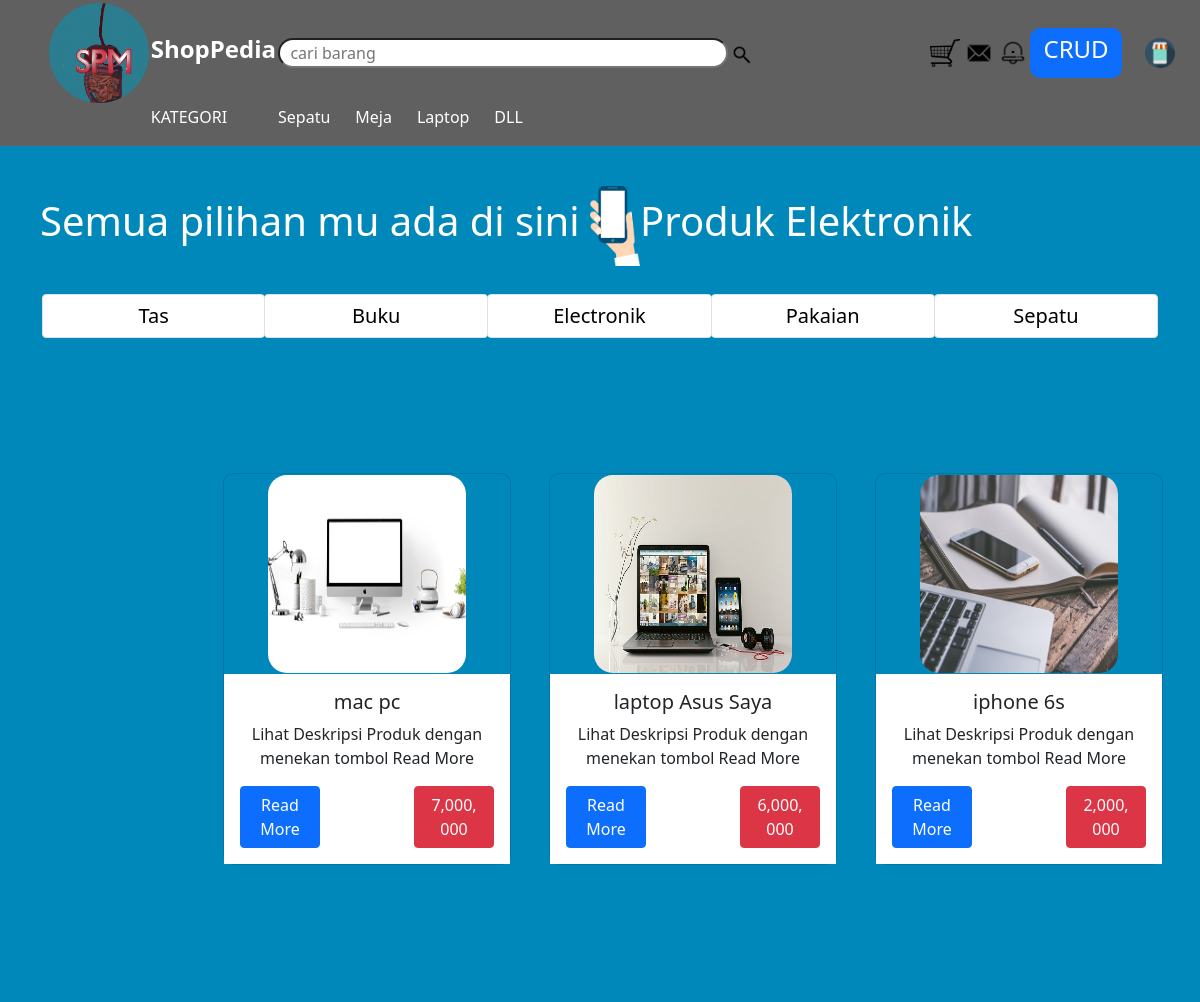
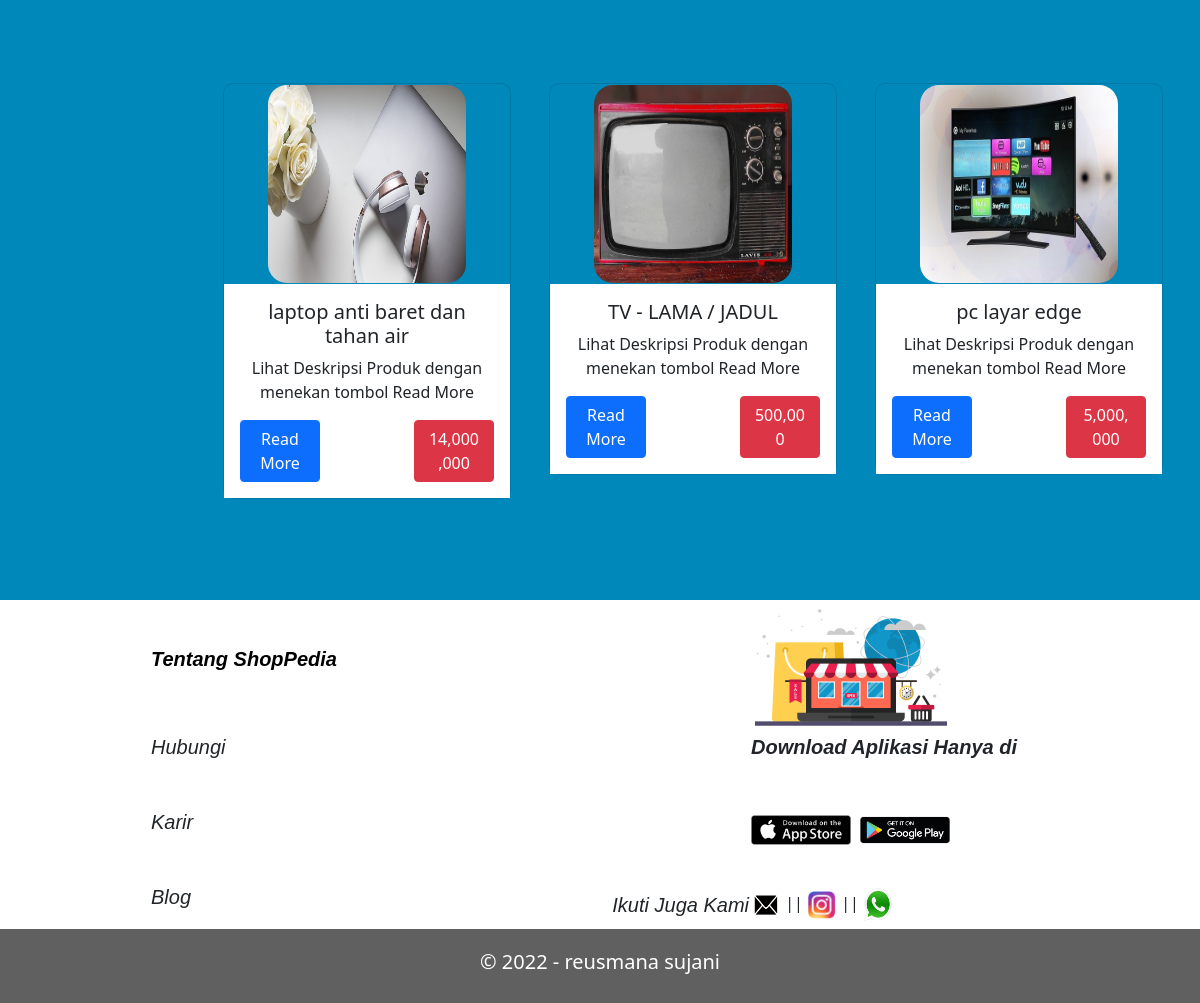
Screenshot of /elektronik.php with the database file from the repository (2 pictures, top to bottom).
### tables this page shows
CREATE TABLE `produk` (
  `id_produk` int(20) NOT NULL,
  `nama_produk` varchar(100) DEFAULT NULL,
  `gambar` varchar(20) NOT NULL,
  `deskripsi` text DEFAULT NULL,
  `jenis` varchar(10) NOT NULL,
  `harga` int(100) NOT NULL,
  `tgl_upload` date NOT NULL
);

### elektronik.php (the view, shortened to what this page needs)
<!DOCTYPE html>
<html>
<head>
	<link href="css/bootstrap.min.css" rel="stylesheet" >
</head>
<body>
<?php
include_once 'panggil_header.php';
?>
<div class="apa">
<h1 style="color:white; margin-top: 20px; margin-left: 20px; padding:20px">Semua pilihan mu ada di sini <img src="img/tangan.png" width="50px">Produk Elektronik</h1>
</div>
	<?php
include_once 'navbar2.php';
	include_once 'connect.php';
$gk = mysqli_query($link, "SELECT * FROM produk WHERE jenis = 'laptop' ORDER BY id_produk DESC");
	while ($gambar = mysqli_fetch_array($gk)){
		$img = 'upload/'.$gambar['gambar'];
?>
<table  style="float: right; margin-right:3%; text-align:center; margin-top:100px;">
	<thead>
		<tr>
			<td>
			</td>
		</tr>
	</thead>
<tbody>
<tr>
		<td>
<div class='card' style='width: 18rem; background-color: #0088BB; border-radius: 10px; margin-bottom:100px;'>
  <img src="<?php echo $img;?>" class='card-img-top' alt='...' style="border-radius: 20px	;">
	<div class='card-body' style="background-color:white;">
    <h5 class='card-title'><?php echo $gambar['nama_produk'];?></h5>
    <p class='card-text' >Lihat Deskripsi Produk dengan menekan tombol Read More</p>
  <?php
   echo "  <a href='detail.php?id_produk=".$gambar['id_produk']."' class='btn btn-primary' style='float:left; width:80px'>Read More</a> ";?> <a  class="btn btn-danger" style="float:right; width:80px"><?php echo number_format($gambar['harga'],0); ?></a>
  	</div>
</div>
		</td>
	</tr>
</tbody>
</table>
<?php
}
include_once 'panggil_footer.php';
?>
</body>
</html>

### panggil_header.php (shortened to what this page needs)
<!DOCTYPE html>
<html>
<head>
<link href="css/bootstrap.min.css" rel="stylesheet" >
</head>
<body>
	<div class="tab1">
<table width="100%" cellpadding="1px" >
	<tr>
		<td></td>
		<td><img src="img/haha.png" width="100px"></td>
		<td><h4 style="color:white;"><a href="index.php"style=" text-decoration: none;"><b style="color:white">ShopPedia</b></a></h4> </td>
		<td colspan="8"><input type="text" name="cari" placeholder="  cari barang " style="width:450px; height:30px; border-radius:30px"> <img src="img/search.png" width="20px"></td>
		<td></td>
		<td style="color: white;"><button class="btn" style="border-radius : 10px"></button></td>
<td colspan="2" style="text-align: right;"><img src="img/cart.png" width="30px">
		<img src="img/email.png" width="30px">
	<img src="img/notif.png" width="30px"></td>
		<td  style=" color:white;"><a href="read.php" class="btn btn-primary" style="border-radius : 10px"> <h4 style="text-align:right;">CRUD</h4></a></td>
		<td><img src="img/toko.png" width="30px"></td>
		<td></td>
	</tr>
	<tr>
		<td></td>
		<td></td>
		<td><p style="color:white">KATEGORI</p></td>
		<td><p style="color:white">Sepatu </p></td>
		<td><p style="color:white">Meja</p></td>
		<td><p style="color:white">Laptop</p></td>
		<td><p style="color:white">DLL</p></td>
	</tr>
</table></div>
</body>
</html>

### navbar2.php
<div class="container">
	<div class="row">
		<div class="col-md-12">
<nav >
  <ul style="width:100%;" class="pagination" >
    <li class="page-item" style="width:20%;"><a class="page-link btn btn-primary" style="color:black; font-size: 20px" href="tas.php">Tas</a></li>
    <li class="page-item" style="width:20%;"><a class="page-link btn btn-primary" style="color:black; font-size: 20px" href="buku.php">Buku</a></li>
    <li class="page-item" style="width:20%;"><a class="page-link btn btn-primary" style="color:black; font-size: 20px" href="elektronik.php">Electronik</a></li>
    <li class="page-item" style="width:20%;"><a class="page-link btn btn-primary" style="color:black; font-size: 20px" href="pakaian.php">Pakaian</a></li>
    <li class="page-item" style="width:20%;"><a class="page-link btn btn-primary" style="color:black; font-size: 20px" href="sepatu.php">Sepatu</a></li>
  </ul>
</nav>
</div>
</div>
</div>

### panggil_footer.php (shortened to what this page needs)
<!DOCTYPE html>
<html>
<head>
<link href="css/bootstrap.min.css" rel="stylesheet" >
</head>
<body>
	<div class="footer">
<table  width="100%" style="margin-top:50px">
	<tr style="background-color:white;">
		 <td width="10%"></td>
		 <td width="20%"></td>
		 <td width="20%"></td>
		 <td width="20%"></td>
		 <td width="10%"></td>
	</tr>
	<tr style="background-color:white;">
		 <td></td>
		 <td></td>
		 <td></td>
		 <td></td>
		 <td></td>
	</tr>
	<tr style="background-color:white;">
		 <td></td>
		 <td><p style="color:black;"><b>Tentang ShopPedia</b></p></td>
		 <td></td>
		 <td><img src="img/iconn.png" width="200px"></td>
		 <td></td>
	</tr>
	<tr style="background-color:white;">
		 <td></td>
		 <td><p>Hubungi</p></td>
		 <td></td>
		 <td><p><b>Download Aplikasi Hanya di</b></p></td>
		 <td></td>
	</tr>
	<tr style="background-color:white;">
		 <td></td>
		 <td><p>Karir</p></td>
		 <td></td>
		 <td><img src="img/app.png" width="100px"> <img src="img/google.png" width="100px"></td>
		 <td></td>
	</tr>
	<tr style="background-color:white;">
		 <td></td>
		 <td><p>Blog</p></td>
		 <td><p style="text-align:right; margin-bottom:0px;">Ikuti Juga Kami</p></td>
		 <td><img src="img/email.png" width="30px; " style=" height:36px;">  ||  <img src="img/igya.png" width="30px;" style=" height:30px">  ||  <img src="img/WA.png" width="30px;" style=" height:35px"></td>
		 <td></td>
	</tr>
	<tr>
		<td colspan="5" class="text-center" style="text-align:center; background-color: #606060;"><h5 style="color:white; padding: 20px">&copy; 2022 - reusmana sujani</h5></td>
	</tr>
</table>
</div>
</body>
</html>

### elektronik.php (style rules this page uses)
body { background-color: #0088BB; }
.tab1 { position: block; z-index: 3; transition: top 0.3s; background-color: #606060; }
.footer p { font-family: sans-serif; font-style: italic; font-size: 20px; }
.card img { width: 200px; height: 200px; padding: 1px; transition: transform.2s; margin: auto; border-radius: 20px; }

### panggil_header.php (style rules this page uses)
body { background-color: #0088BB; }
.tab1 { position: block; z-index: 3; transition: top 0.3s; background-color: #606060; }
.footer p { font-family: sans-serif; font-style: italic; font-size: 20px; }
.card img { width: 200px; height: 200px; padding: 1px; transition: transform.2s; margin: auto; border-radius: 20px; }

### panggil_footer.php (style rules this page uses)
body { background-color: #0088BB; }
.tab1 { position: block; z-index: 3; transition: top 0.3s; background-color: #606060; }
.footer p { font-family: sans-serif; font-style: italic; font-size: 20px; }
.card img { width: 200px; height: 200px; padding: 1px; transition: transform.2s; margin: auto; border-radius: 20px; }

### rows the page displays
produk: gambar (picture), nama_produk "iphone 6s", harga "2,000,000"
produk: gambar (picture), nama_produk "laptop Asus Saya", harga "6,000,000"
produk: gambar (picture), nama_produk "mac pc", harga "7,000,000"
produk: gambar (picture), nama_produk "pc layar edge", harga "5,000,000"
produk: gambar (picture), nama_produk "TV - LAMA / JADUL", harga "500,000"
produk: gambar (picture), nama_produk "laptop anti baret dan tahan air", harga "14,000,000"
